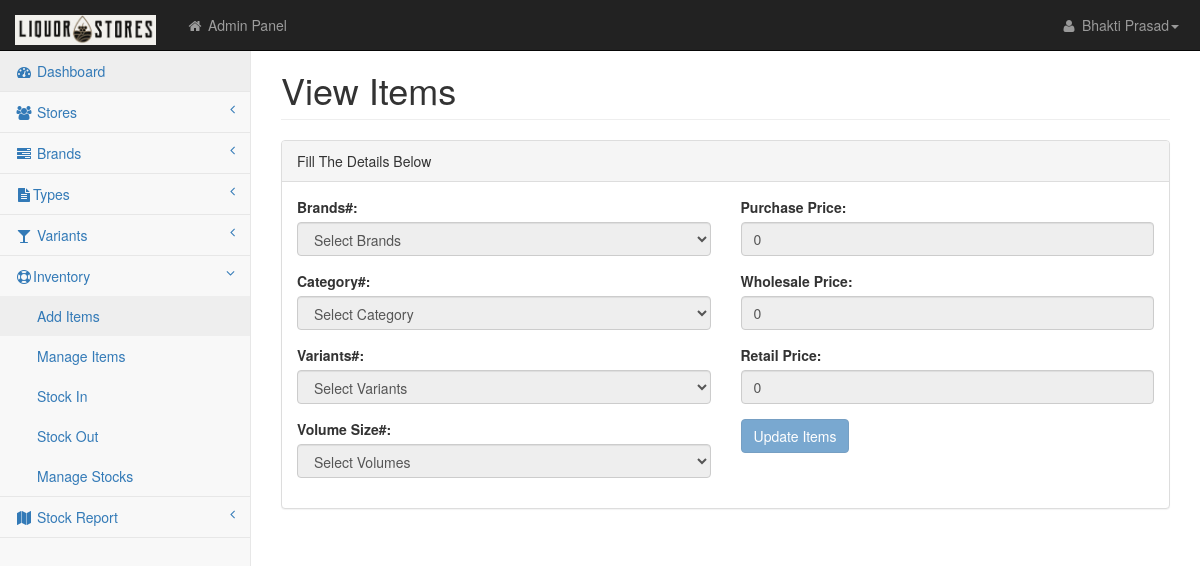
/add_items.php?action=view&id=7, run on the app's committed database.
### tables this page shows
CREATE TABLE `items` (
  `id` int(11) NOT NULL AUTO_INCREMENT,
  `brand_id` int(11) NOT NULL,
  `type_id` int(11) DEFAULT NULL,
  `variant_id` int(11) NOT NULL,
  `vol_id` int(11) DEFAULT NULL,
  `item_name` text DEFAULT NULL,
  `buy_price` int(11) DEFAULT NULL,
  `wholesale_price` int(11) DEFAULT NULL,
  `retail_price` int(11) DEFAULT NULL,
  `current_stock` int(11) DEFAULT NULL,
  PRIMARY KEY (`id`)
);

### include/functions.php (the view, shortened to what this page needs)
<?php
function GetCombo($display,$tablename,$fieldname,$disfieldname,$where,$orderby,$selected)
{
	global $con;
	$hrquery="SELECT * FROM $tablename";
	$hrquery.=" ORDER BY $orderby";
	$hrresult=mysqli_query($con,$hrquery);
	$hrtotalrow=mysqli_affected_rows($con);
	if($display)
		$Getval="<option value=''>Select $display</option>";
	for($hr=0;$hr<$hrtotalrow;$hr++)
	{
		$hrrow=mysqli_fetch_object($hrresult);
		$newval=stripslashes(ucfirst($hrrow->$disfieldname));
		$val=$hrrow->$fieldname;
		if($val==$selected)
			$sel="selected";
		else
			$sel="";
		$Getval.="<option value='$val' $sel>$newval</option>";
	}
	return $Getval;
}
?>

### add_items.php (shortened to what this page needs)
<?php include("top.php");
 if($id)
{
$sel="SELECT * FROM items WHERE id='$id'";
$selqry=mysqli_query($con,$sel);
$selrow=mysqli_fetch_object($selqry);
$brand_id=$selrow->brand_id;
$category=$selrow->type_id;
$variants=$selrow->variant_id;
$vol_id=$selrow->vol_id;
$bprice=$selrow->buy_price;
$wprice=$selrow->wholesale_price;
$rprice=$selrow->retail_price;
}
 ?>
    <body>
        <div id="wrapper">
             <?php include("nav.php"); ?>
            <div id="page-wrapper">
                <div class="row">
                    <div class="col-lg-12">
                        <h1 class="page-header"><?php if($action=='edit') { ?>Edit <? } if($action=='view')  { ?>View <? } else {?>Add <?php } ?>Items</h1>
                    </div>
                </div>
                <div class="row">
                    <div class="col-lg-12">
                        <div class="panel panel-default">
                            <div class="panel-heading">
                                Fill The Details Below
                            </div>
                            <div class="panel-body">
                                <div class="row">
                                <form role="form" name="additem" id="additem" method="post" enctype="multipart/form-data">
                                    <div class="col-lg-6">
                                    <div class="form-group">
                                            <label>Brands#:</label>
                                            <select class="form-control" name="brand_id"  <? if($action=='view')  { ?>disabled <?php } ?> required>
                                                <?php echo GetCombo("Brands","brands","id","name","","id","$brand_id") ?>
                                               </select>
                                            </div>
                                            <div class="form-group">
                                            <label>Category#:</label>
                                            <select required class="form-control" name="category"  <? if($action=='view')  { ?>disabled <?php } ?>>
                                            <?php echo GetCombo("Category","variants_type","id","name","","id","$category") ?>
                                            </select>
                                            </div>
											 <div class="form-group">
                                            <label>Variants#:</label>
                                            <select required class="form-control" name="variants"  <? if($action=='view')  { ?>disabled <?php } ?>>
                                            <?php echo GetCombo("Variants","variants","id","name","","id","$variants") ?>
                                            </select>
                                            </div>
											 <div class="form-group">
                                            <label>Volume Size#:</label>
                                            <select required class="form-control" name="vol_id"  <? if($action=='view')  { ?>disabled <?php } ?>>
											<?php echo GetCombo("Volumes","volume","id","name","","id","$vol_id") ?>
                                            </select>
                                            </div>
                                    </div>
                                    <div class="col-lg-6">
                                            <div class="form-group">
                                            <label>Purchase Price:</label>
                                               <input required type="number" class="form-control" placeholder="Purchase Price" name="bprice" value="<?php echo $bprice; ?>"  <? if($action=='view')  { ?>disabled <?php } ?>>
                                            </div>
                                            <div class="form-group">
                                            <label>Wholesale Price:</label>
                                               <input required type="number" class="form-control" id="wprice" placeholder="Wholesale Price" name="wprice" value="<?php echo $wprice; ?>"  <? if($action=='view')  { ?>disabled <?php } ?> onBlur="add_number()">
                                            </div>
                                            <div class="form-group">
                                            <label>Retail Price:</label>
                                               <input required type="number" class="form-control" placeholder="Retail Price" name="rprice" id="rprice" value="<?php echo $rprice; ?>"  <? if($action=='view')  { ?>disabled <?php } ?>>
                                            </div>
                          <input name="submit" type="submit" class="btn btn-primary" value="<?php if($id) { ?>Update<? } else { ?>Add<? } ?> Items" <? if($action=='view')  { ?>disabled <?php } ?> >
                                    </div>
                                    </form>
                                </div>
                            </div>
                        </div>
                    </div>
                </div>
            </div>
        </div>
    </body>
</html>

### css/startmin.css (style rules this page uses)
body { background-color: #f8f8f8; }
#wrapper { width: 100%; }
#page-wrapper { padding: 30px 15px 0 15px; min-height: 568px; background-color: #fff; }
@media (min-width:768px) { #page-wrapper { position: inherit; margin-left: 250px; padding: 30px 30px 0 30px; border-left: 1px solid #e7e7e7; } }

### data on the page
items: bprice "0", wprice "0", rprice "0"

### other printed values
GetName('users','name','id','1') "Bhakti Prasad"
